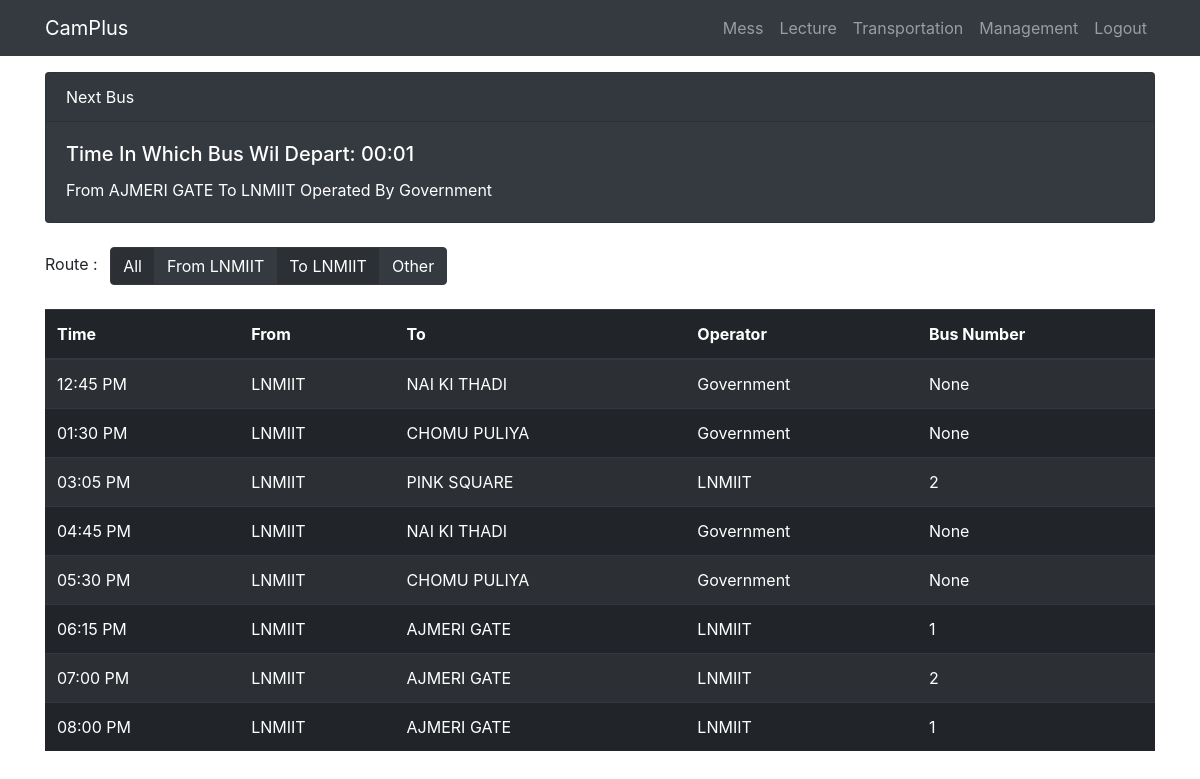
The app's page /trans/bus/LNMIIT (signed in) with its own data.
### trans/models.py (models this page shows, shortened)
class buswd(models.Model):
    institute = models.CharField(max_length=256)
    frm = models.CharField(max_length=256)
    to = models.CharField(max_length=256)
    time = models.TimeField()
    busno = models.IntegerField(null=True)
    operator = models.CharField(max_length=256)

### trans/views.py (the view, shortened to what this page needs)
# urls.py: path('bus/LNMIIT',views.buslnm,name="buslnm"),
@login_required
def buslnm(request):
    dicti = dict()
    if request.user.is_staff == True:
        dicti['su'] = True
    insti = request.user.profile.institute
    if insti == 'LNMIIT':
        dicti['mis'] = "https://erp.lnmiit.ac.in/mis/"
    else:
        dicti['mis'] = '#'
    now = datetime.datetime.now()
    t = now.strftime("%H:%M:%S")
    try:
        if now.strftime("%A") != 'Sunday':
            dicti['latest']= buswd.objects.filter(institute=insti,time__gte=t).order_by('time')[0]
            dicti['buslst'] = buswd.objects.filter(institute=insti,time__gte=t,frm='LNMIIT').order_by('time')
            value = datetime.datetime.combine(datetime.date.today(),dicti['latest'].time) - datetime.datetime.now()
            dicti['timeleftnb'] = (datetime.datetime.min + value).time()
    except:
        pass
    return render(request,'trans/bus.html',context=dicti)

### templates/trans/bus.html (shortened to what this page needs)
{% extends "index.html" %}
{% block body_block%}
    {% if latest %}
        <div class="container">
            <div class="card text-white bg-dark">
                <div class="card-header">
                    Next Bus
                </div>
                <div class="card-body">
                    <h5 class="card-title">Time In Which Bus Wil Depart: <span id="timeleftnb">{{timeleftnb | date:'H:i'}}</span></h5>
                    From {{latest.frm}} To {{latest.to}} Operated By {{latest.operator}} {% if latest.busno %}Having Bus Number {{latest.busno}}{% endif %}
                </div>
            </div>
        </div>
        <br>
        <div class="container">
            Route :&ensp;
            <div class="btn-group" role="group" aria-label="Basic example">
                <a href="{% url 'trans:bus' %}" class="btn btn-dark tablebutt">All</a>
                <a href="{% url 'trans:buslnm' %}" class="btn btn-dark">From LNMIIT</a>
                <a href="{% url 'trans:buscit' %}" class="btn  btn-dark tablebutt">To LNMIIT</a>
                <a href="{% url 'trans:busoth' %}" class="btn btn-dark">Other</a>
            </div>
        </div>
        <br>
    {% endif %}
    {% if buslst %}
    <div class="container">
    <table class="table table-striped table-dark">
        <thead>
            <tr>
                <th scope="col">Time</th>
                <th scope="col">From</th>
                <th scope="col">To</th>
                <th scope="col">Operator</th>
                <th scope="col">Bus Number</th>
            </tr>
        </thead>
        <tbody>
            {% for bus in buslst %}
                <tr>
                    <td>{{bus.time | date:'h:i A'}}</td>
                    <td>{{bus.frm}}</td>
                    <td>{{bus.to}}</td>
                    <td>{{bus.operator}}</td>
                    <td>{{bus.busno}}</td>
                </tr>
            {% endfor %}
        </tbody>
    </table>
    </div>
    {% endif %}
{% endblock %}

### static/css/master.css (style rules this page uses)
.tablebutt { background-color: #2C3034 }

### records on screen
buswd: frm "AJMERI GATE", to "LNMIIT", operator "Government"
buswd: time "12:45 PM", frm "LNMIIT", to "NAI KI THADI", operator "Government", busno "None"
buswd: time "01:30 PM", frm "LNMIIT", to "CHOMU PULIYA", operator "Government", busno "None"
buswd: time "03:05 PM", frm "LNMIIT", to "PINK SQUARE", operator "LNMIIT", busno "2"
buswd: time "04:45 PM", frm "LNMIIT", to "NAI KI THADI", operator "Government", busno "None"
buswd: time "05:30 PM", frm "LNMIIT", to "CHOMU PULIYA", operator "Government", busno "None"
buswd: time "06:15 PM", frm "LNMIIT", to "AJMERI GATE", operator "LNMIIT", busno "1"
buswd: time "07:00 PM", frm "LNMIIT", to "AJMERI GATE", operator "LNMIIT", busno "2"
buswd: time "08:00 PM", frm "LNMIIT", to "AJMERI GATE", operator "LNMIIT", busno "1"
